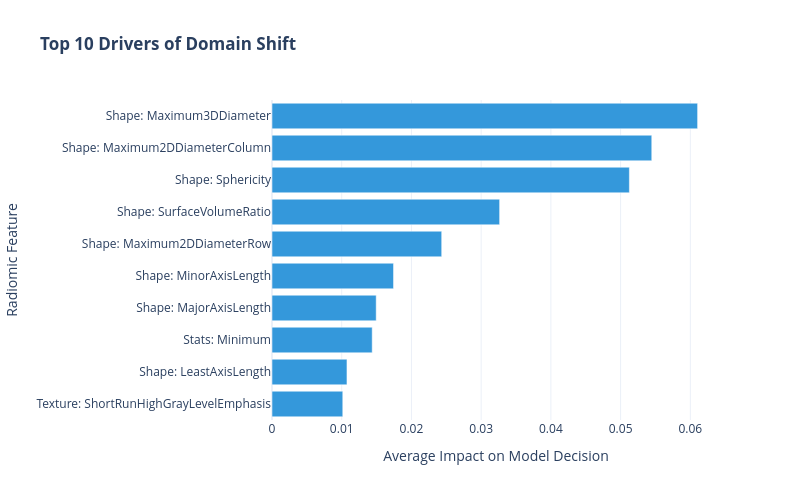
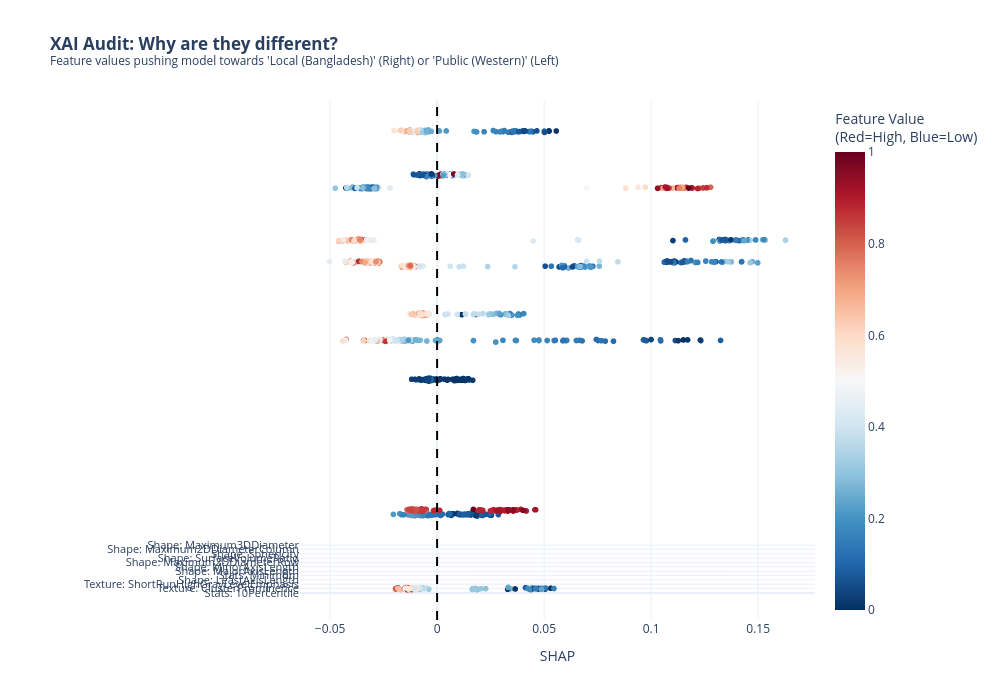
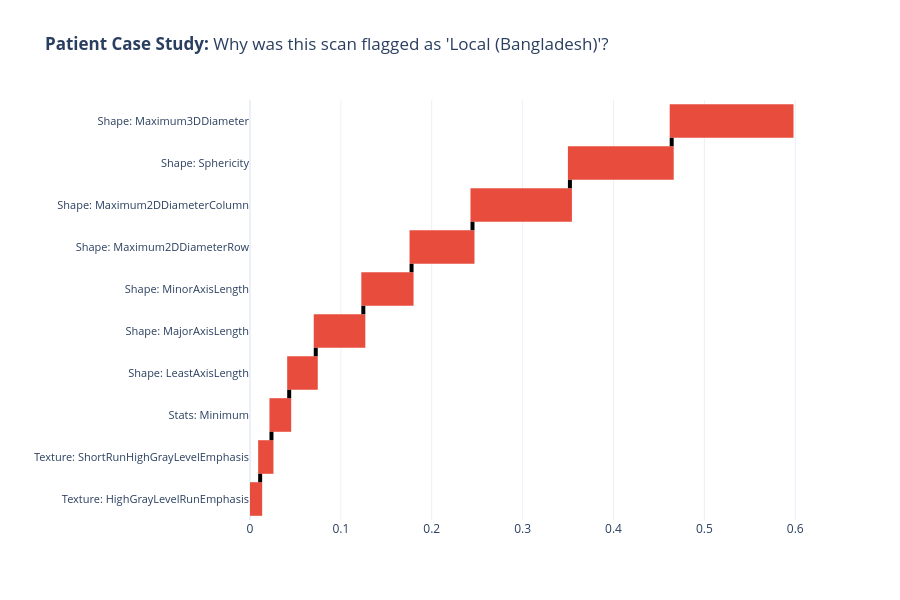

The cell these charts' notebook holds for them, in order:
### Code cell
import pandas as pd
import numpy as np
import shap
from sklearn.ensemble import RandomForestClassifier
from sklearn.model_selection import train_test_split
from sklearn.metrics import classification_report, roc_auc_score
import plotly.express as px
import plotly.graph_objects as go
import plotly.io as pio
import os

# --- CONFIGURATION ---
# We use the merged file (Public vs Square)
radiomics_file = '../Results/final_radiomics_merged.csv' 
output_dir = '../Results/Final_Figures/'
os.makedirs(output_dir, exist_ok=True)

# Set template
pio.templates.default = "plotly_white"

print("--- STARTING MODERN XAI AUDIT (DOCTOR-FRIENDLY) ---")

# 1. Load Data
try:
    df_rad = pd.read_csv(radiomics_file)
    print(f"Data Loaded: {len(df_rad)} patients")
    
    # 2. Prepare Target
    # 0 = Public (Western), 1 = Local (Square)
    cohorts = df_rad['Cohort'].unique()
    target_map = {c: 1 if 'Local' in c else 0 for c in cohorts}
    df_rad['Target'] = df_rad['Cohort'].map(target_map)
    
    label_0 = [k for k,v in target_map.items() if v==0][0]
    label_1 = [k for k,v in target_map.items() if v==1][0]
    
    # Features: Only radiomics
    feature_cols = [c for c in df_rad.columns if 'original_' in c]
    X = df_rad[feature_cols].fillna(0)
    y = df_rad['Target']
    
    # --- STEP 3: CLEAN NAMES FOR DOCTORS ---
    clean_names = []
    for col in X.columns:
        # Remove prefixes
        name = col.replace('original_', '').replace('wavelet_', '')
        # Add Categories
        if 'glcm' in name: name = name.replace('glcm_', 'Texture: ')
        elif 'glrlm' in name: name = name.replace('glrlm_', 'Texture: ')
        elif 'gldm' in name: name = name.replace('gldm_', 'Texture: ')
        elif 'glszm' in name: name = name.replace('glszm_', 'Texture: ')
        elif 'shape' in name: name = name.replace('shape_', 'Shape: ')
        elif 'firstorder' in name: name = name.replace('firstorder_', 'Stats: ')
        
        # Truncate if insanely long
        if len(name) > 40: name = name[:37] + "..."
        clean_names.append(name)
    
    X.columns = clean_names # Apply new names
    
    # Split
    X_train, X_test, y_train, y_test = train_test_split(X, y, test_size=0.3, random_state=42)
    
    # 4. Train Model
    model = RandomForestClassifier(n_estimators=100, random_state=42)
    model.fit(X_train, y_train)
    
    y_pred = model.predict(X_test)
    auc = roc_auc_score(y_test, y_pred)
    print(f"AUC Score: {auc:.4f} (Ability to distinguish {label_1} from {label_0})")
    
    # 5. SHAP Analysis
    print("Calculating SHAP Values...")
    explainer = shap.TreeExplainer(model)
    shap_values = explainer.shap_values(X_test)
    
    if isinstance(shap_values, list):
        vals = shap_values[1]
    else:
        if len(shap_values.shape) == 3: vals = shap_values[:, :, 1]
        else: vals = shap_values

    # --- PLOT 1: FEATURE IMPORTANCE (BAR) ---
    print("Generating Importance Plot...")
    mean_abs_shap = np.abs(vals).mean(axis=0)
    sorted_idx = np.argsort(mean_abs_shap)[-10:] # Top 10
    
    fig_bar = px.bar(
        x=mean_abs_shap[sorted_idx],
        y=X_test.columns[sorted_idx],
        orientation='h',
        title=f"<b>Top 10 Drivers of Domain Shift</b>",
        labels={'x': "Average Impact on Model Decision", 'y': "Radiomic Feature"},
        color_discrete_sequence=['#3498db']
    )
    fig_bar.update_layout(height=500, width=800, margin=dict(l=200)) # Margin fixes overlap
    fig_bar.show()
    fig_bar.write_image(f"{output_dir}Figure_4.5_SHAP_Importance.png", scale=3)

    # --- PLOT 2: BEESWARM SUMMARY (MANUAL PLOTLY) ---
    print("Generating Summary Plot...")
    
    # Prepare data for top 12 features
    top_idx = np.argsort(mean_abs_shap)[-12:]
    
    plot_data = []
    for i in top_idx:
        fname = X_test.columns[i]
        shap_val = vals[:, i]
        raw_val = X_test.iloc[:, i].values
        
        # Normalize for color (0-1)
        norm_val = (raw_val - raw_val.min()) / (raw_val.max() - raw_val.min() + 1e-9)
        
        # Jitter for beeswarm effect
        jitter = np.random.normal(0, 0.12, size=len(shap_val))
        
        for sv, nv, fv, jit in zip(shap_val, norm_val, raw_val, jitter):
            plot_data.append({
                'Feature': fname,
                'SHAP': sv,
                'ColorVal': nv,
                'Raw': fv,
                'Y_Pos': i + jit
            })
            
    df_plot = pd.DataFrame(plot_data)
    
    # Get sorted feature names for Y-axis
    sorted_names = [X_test.columns[i] for i in top_idx]

    fig_bee = px.scatter(
        df_plot, x='SHAP', y='Y_Pos', color='ColorVal',
        color_continuous_scale='RdBu_r', # Red=High, Blue=Low
        hover_data=['Feature', 'Raw'],
        title=f"<b>XAI Audit: Why are they different?</b><br><sup>Feature values pushing model towards '{label_1}' (Right) or '{label_0}' (Left)</sup>"
    )
    
    fig_bee.update_layout(
        height=700, width=1000,
        margin=dict(l=300), # HUGE Left Margin for Long Names
        yaxis=dict(
            title="",
            tickmode='array',
            tickvals=list(range(len(sorted_names))),
            ticktext=sorted_names,
            tickfont=dict(size=11) # Readable Font
        ),
        coloraxis_colorbar=dict(title="Feature Value<br>(Red=High, Blue=Low)")
    )
    fig_bee.add_vline(x=0, line_dash="dash", line_color="black")
    fig_bee.show()
    fig_bee.write_image(f"{output_dir}Figure_4.4_SHAP_Summary.png", scale=3)

    # --- PLOT 3: WATERFALL (PATIENT CASE STUDY) ---
    print("Generating Patient Case Study...")
    
    # Pick a random "Local" patient to explain
    local_indices = np.where(y_test.values == 1)[0]
    if len(local_indices) > 0:
        pat_idx = local_indices[0] # First local patient
        patient_shap = vals[pat_idx]
        patient_data = X_test.iloc[pat_idx]
        
        # Top 10 factors for this specific patient
        impact_idx = np.argsort(np.abs(patient_shap))[-10:]
        
        fig_water = go.Figure(go.Waterfall(
            name = "SHAP", orientation = "h",
            measure = ["relative"] * 10,
            y = X_test.columns[impact_idx],
            x = patient_shap[impact_idx],
            connector = {"mode":"between", "line":{"width":4, "color":"rgb(0,0,0)", "dash":"solid"}},
            decreasing = {"marker":{"color":"#3498db"}},
            increasing = {"marker":{"color":"#e74c3c"}}
        ))
        
        fig_water.update_layout(
            title = f"<b>Patient Case Study:</b> Why was this scan flagged as '{label_1}'?",
            height=600, width=900,
            margin=dict(l=250),
            yaxis=dict(tickfont=dict(size=11))
        )
        fig_water.show()
        fig_water.write_image(f"{output_dir}Figure_4.6_Patient_Case.png", scale=3)

    print("\nAll XAI plots saved successfully.")
    
except Exception as e:
    import traceback
    print(f"Error: {e}")
    traceback.print_exc()

### Figure 1 — Plotly figure (JSON) as saved in the notebook; plotly's stock layout.template omitted (floating-point values rounded to 4 significant figures)
{"data": [{"hovertemplate": "Average Impact on Model Decision=%{x}<br>Radiomic Feature=%{y}<extra></extra>", "legendgroup": "", "marker": {"color": "#3498db", "pattern": {"shape": ""}}, "name": "", "orientation": "h", "showlegend": false, "textposition": "auto", "type": "bar", "x": [0.01015, 0.01075, 0.01437, 0.01494, 0.01743, 0.02434, 0.03265, 0.05126, 0.05447, 0.06104], "xaxis": "x", "y": ["Texture: ShortRunHighGrayLevelEmphasis", "Shape: LeastAxisLength", "Stats: Minimum", "Shape: MajorAxisLength", "Shape: MinorAxisLength", "Shape: Maximum2DDiameterRow", "Shape: SurfaceVolumeRatio", "Shape: Sphericity", "Shape: Maximum2DDiameterColumn", "Shape: Maximum3DDiameter"], "yaxis": "y"}], "layout": {"barmode": "relative", "height": 500, "legend": {"tracegroupgap": 0}, "margin": {"l": 200}, "title": {"text": "<b>Top 10 Drivers of Domain Shift</b>"}, "width": 800, "xaxis": {"anchor": "y", "domain": [0, 1], "title": {"text": "Average Impact on Model Decision"}}, "yaxis": {"anchor": "x", "domain": [0, 1], "title": {"text": "Radiomic Feature"}}}}

### Figure 2 — Plotly figure (JSON) as saved in the notebook; plotly's stock layout.template omitted (floating-point values rounded to 4 significant figures; data arrays with more than 128 entries replaced by an {"elided": "..."} marker saying what was removed)
{"data": [{"customdata": {"elided": "1956x2 mixed values"}, "hovertemplate": "SHAP=%{x}<br>Y_Pos=%{y}<br>Feature=%{customdata[0]}<br>Raw=%{customdata[1]}<br>ColorVal=%{marker.color}<extra></extra>", "legendgroup": "", "marker": {"color": {"elided": "1956 float values"}, "coloraxis": "coloraxis", "symbol": "circle"}, "mode": "markers", "name": "", "showlegend": false, "type": "scattergl", "x": {"elided": "1956 float values"}, "xaxis": "x", "y": {"elided": "1956 float values"}, "yaxis": "y"}], "layout": {"coloraxis": {"colorbar": {"title": {"text": "Feature Value<br>(Red=High, Blue=Low)"}}, "colorscale": [[0, "rgb(5,48,97)"], [0.1, "rgb(33,102,172)"], [0.2, "rgb(67,147,195)"], [0.3, "rgb(146,197,222)"], [0.4, "rgb(209,229,240)"], [0.5, "rgb(247,247,247)"], [0.6, "rgb(253,219,199)"], [0.7, "rgb(244,165,130)"], [0.8, "rgb(214,96,77)"], [0.9, "rgb(178,24,43)"], [1, "rgb(103,0,31)"]]}, "height": 700, "legend": {"tracegroupgap": 0}, "margin": {"l": 300}, "shapes": [{"line": {"color": "black", "dash": "dash"}, "type": "line", "x0": 0, "x1": 0, "xref": "x", "y0": 0, "y1": 1, "yref": "y domain"}], "title": {"text": "<b>XAI Audit: Why are they different?</b><br><sup>Feature values pushing model towards 'Local (Bangladesh)' (Right) or 'Public (Western)' (Left)</sup>"}, "width": 1000, "xaxis": {"anchor": "y", "domain": [0, 1], "title": {"text": "SHAP"}}, "yaxis": {"anchor": "x", "domain": [0, 1], "tickfont": {"size": 11}, "tickmode": "array", "ticktext": ["Stats: 10Percentile", "Texture: ClusterProminence", "Texture: ShortRunHighGrayLevelEmphasis", "Shape: LeastAxisLength", "Stats: Minimum", "Shape: MajorAxisLength", "Shape: MinorAxisLength", "Shape: Maximum2DDiameterRow", "Shape: SurfaceVolumeRatio", "Shape: Sphericity", "Shape: Maximum2DDiameterColumn", "Shape: Maximum3DDiameter"], "tickvals": [0, 1, 2, 3, 4, 5, 6, 7, 8, 9, 10, 11], "title": {"text": ""}}}}

### Figure 3 — Plotly figure (JSON) as saved in the notebook; plotly's stock layout.template omitted (floating-point values rounded to 4 significant figures)
{"data": [{"connector": {"line": {"color": "rgb(0,0,0)", "dash": "solid", "width": 4}, "mode": "between"}, "decreasing": {"marker": {"color": "#3498db"}}, "increasing": {"marker": {"color": "#e74c3c"}}, "measure": ["relative", "relative", "relative", "relative", "relative", "relative", "relative", "relative", "relative", "relative"], "name": "SHAP", "orientation": "h", "type": "waterfall", "x": [0.01118, 0.01243, 0.01951, 0.02925, 0.05233, 0.05307, 0.06707, 0.1072, 0.112, 0.1318], "y": ["Texture: HighGrayLevelRunEmphasis", "Texture: ShortRunHighGrayLevelEmphasis", "Stats: Minimum", "Shape: LeastAxisLength", "Shape: MajorAxisLength", "Shape: MinorAxisLength", "Shape: Maximum2DDiameterRow", "Shape: Maximum2DDiameterColumn", "Shape: Sphericity", "Shape: Maximum3DDiameter"]}], "layout": {"height": 600, "margin": {"l": 250}, "title": {"text": "<b>Patient Case Study:</b> Why was this scan flagged as 'Local (Bangladesh)'?"}, "width": 900, "yaxis": {"tickfont": {"size": 11}}}}
